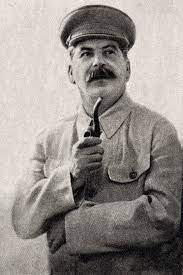
#> input picture code2/3gkr/open_cv/IMG/sta.jpeg, 183 x 275 px
$ python test5.py
#> lines starting #> are read from the running program, lines starting #| are printed output that depends on the picture
#!/usr/bin/env python
# -*- coding: utf-8 -*-

import cv2
import numpy as np

def onControl(pos):
	global img, height, width
	rotate = cv2.getTrackbarPos('rotate', 'main')
	scale = cv2.getTrackbarPos('scale', 'main')
	matrix=cv2.getRotationMatrix2D((width/2, height/2), rotate, scale)
	dst=cv2.warpAffine(img, matrix, (width, height))
	cv2.imshow('main', dst)
	#print(f"rotate={rotate}")


img=cv2.imread("IMG/sta.jpeg", cv2.IMREAD_COLOR)
#> img is the input picture: shape (275, 183, 3); mean B, G, R 140.8, 144.6, 151.4
height, width, channel=img.shape
#> height = 275; width = 183; channel = 3
img=cv2.resize(img, (width*2, height*2), interpolation=cv2.INTER_LANCZOS4)
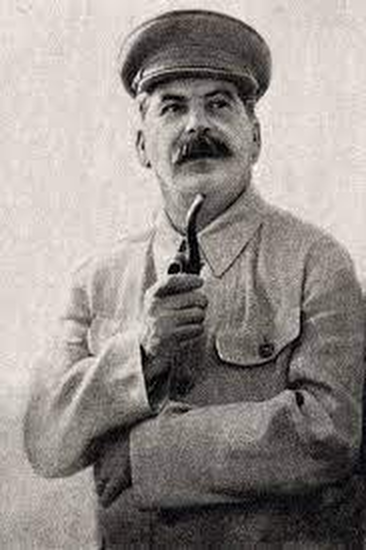
#> img: shape (550, 366, 3); mean B, G, R 140.8, 144.6, 151.4
height, width, channel=img.shape
#> height = 550; width = 366

print(img.ndim)
#| 3
print(img.shape)
#| (550, 366, 3)
print(img.dtype)
#| uint8

img2=img.reshape(-1, img.shape[0] , img.shape[1])

print(img2.ndim)
#| 3
print(img2.shape)
#| (3, 550, 366)
print(img2.dtype)
#| uint8

img3=img.flatten()

print(img3.ndim)
#| 1
print(img3.shape)
#| (603900,)
print(img3.dtype)
#| uint8

img4=img.copy()

img4[10:50,10:50,0] = 255
img4[10:50,60:100,1] = 255
img4[10:50,110:150,2] = 255
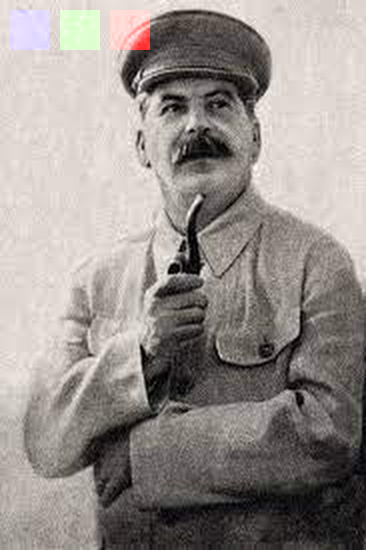
#> img4: shape (550, 366, 3); mean B, G, R 141.1, 144.9, 151.9


cv2.imshow('main',img)
cv2.imshow('test',img4)
cv2.createTrackbar('rotate', 'main', 0, 360, onControl)
cv2.createTrackbar('scale', 'main', 1, 100, onControl)

'''
img2 = cv2.rotate(img, cv2.ROTATE_90_COUNTERCLOCKWISE)
img3 = cv2.rotate(img, cv2.ROTATE_180)
img4 = cv2.rotate(img, cv2.ROTATE_90_CLOCKWISE)

cv2.imshow('2',img2)
cv2.imshow('3',img3)
cv2.imshow('4',img4)

matrix=cv2.getRotationMatrix2D((width/2, height/2), 125, 1.1)
dst=cv2.warpAffine(img, matrix, (width, height))
cv2.imshow('matrix', dst)
'''

while True:
	key = cv2.waitKeyEx(30)
#> (key Esc is pressed here)
	#print(key)
	if key == 0x1B:
		break
	elif key == ord('1'):
		img=cv2.flip(img, 0)
		cv2.imshow('main',img)
	elif key == ord('2'):
		img=cv2.flip(img, 1)
		cv2.imshow('main',img)
	elif key == ord('3'):
		img=cv2.flip(img, -1)
		cv2.imshow('main',img)


cv2.destroyAllWindows()
